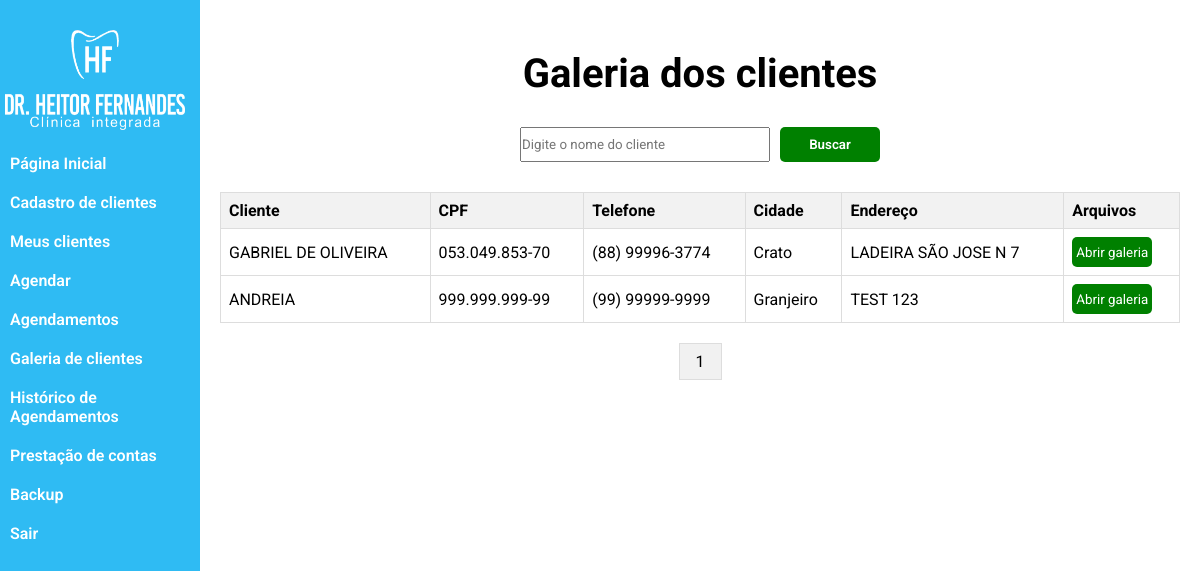
Before: /views/admin/galeria.php (signed in) with the older database file.
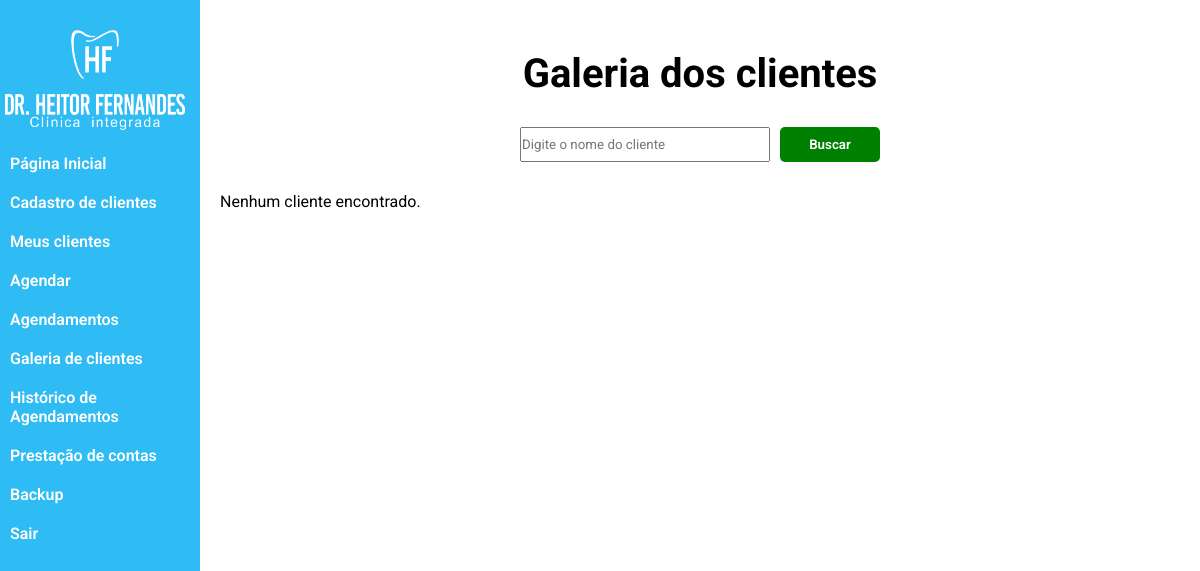
After: the same page with the newer database file.
### tables this page shows
CREATE TABLE `clientes` (
  `id` int(11) NOT NULL,
  `nome_completo` varchar(100) NOT NULL,
  `cpf` text DEFAULT NULL,
  `genero` varchar(10) DEFAULT NULL,
  `telefone` varchar(15) DEFAULT NULL,
  `email` varchar(100) DEFAULT NULL,
  `endereco_rua` varchar(255) DEFAULT NULL,
  `endereco_cidade` varchar(100) DEFAULT NULL,
  `endereco_estado` varchar(50) DEFAULT NULL,
  `endereco_cep` varchar(15) DEFAULT NULL,
  `historico_medico` text DEFAULT NULL
);

### views/admin/galeria.php (the view, shortened to what this page needs)
<?php
$conn = conectarAoBanco();
$registrosPorPagina = 8;
$paginaAtual = isset($_GET['pagina']) ? $_GET['pagina'] : 1;
$offset = ($paginaAtual - 1) * $registrosPorPagina;
$sqlTotalAgendamentos = "SELECT COUNT(*) as total from clientes";
$resultTotalAgendamentos = $conn->query($sqlTotalAgendamentos);
$totalClientes = $resultTotalAgendamentos->fetch_assoc()['total'];
$resultadosClientes = array();
if ($_SERVER["REQUEST_METHOD"] == "POST") {
    $nome = $_POST["nome_cliente"];
    if (!empty($nome)) {
        $sqlClientes = "SELECT * FROM clientes WHERE nome_completo LIKE '%$nome%' LIMIT $registrosPorPagina OFFSET $offset";
    } else {
        $sqlClientes = "SELECT * FROM clientes LIMIT $registrosPorPagina OFFSET $offset";
    }
} else {
    $sqlClientes = "SELECT * FROM clientes LIMIT $registrosPorPagina OFFSET $offset";
}
$resultClientes = $conn->query($sqlClientes);
if ($resultClientes !== false && $resultClientes->num_rows > 0) {
    while ($rowClientes = $resultClientes->fetch_assoc()) {
        $resultadosClientes[] = $rowClientes;
    }
}
?>
<!DOCTYPE html>
<html lang="en">
<head>
    <link rel="stylesheet" href="../../assets/css/sidebar.css">
    <link rel="stylesheet" href="../../assets/css/clientes.css">
    <link rel="stylesheet" href="../../assets/css/homeAdmin.css">
</head>
<body>
<div class="container">
<div class="test">
    <div class="sidebar">
        <img src="../../assets/img/logo-sidebar.png" alt="">
        <ul>
        <li><a href="../../views/admin/home.php">Página Inicial</a></li>
            <li><a href="../../views/admin/cadastroClientes.php">Cadastro de clientes</a></li>
            <li><a href="../../views/admin/listClientes.php">Meus clientes</a></li>
            <li><a href="../../views/admin/clientes.php">Agendar</a></li>
            <li><a href="../../views/admin/listAgendamentos.php">Agendamentos</a></li>
            <li><a href="../../views/admin/galeria.php">Galeria de clientes</a></li>
            <li><a href="../../views/admin/historicoAgendamentos.php">Histórico de Agendamentos</a></li>
            <li><a href="../../views/admin/saldo.php">Prestação de contas</a></li>
            <li><a href="../../views/admin/backup.php">Backup</a></li>
            <li><a href="../../assets/php/logout.php">Sair</a></li>
        </ul>
    </div>
</div>
    <div class="content">
        <h2>Galeria dos clientes</h2>
        <form method="post" action="<?php echo htmlspecialchars($_SERVER["PHP_SELF"]);?>">
            <input type="text" name="nome_cliente" placeholder ="Digite o nome do cliente">
            <input type="submit" value="Buscar">
        </form>
        <?php
        if (!empty($resultadosClientes)) {
            echo "<table>";
            echo "<tr><th>Cliente</th><th>CPF</th><th>Telefone</th><th>Cidade</th><th>Endereço</th><th>Arquivos</th></tr>";
            foreach ($resultadosClientes as $cliente) {
                echo "<tr>";
                echo "<td>" . $cliente["nome_completo"] . "</td>";
                echo "<td>" . $cliente["cpf"] . "</td>";
                echo "<td>" . $cliente["telefone"] . "</td>";
                echo "<td>" . $cliente["endereco_cidade"] . "</td>";
                echo "<td>" . $cliente["endereco_rua"] . "</td>";
                echo "<td><button class='agendar' data-id='" . $cliente["id"] . "'>Abrir galeria</button></td>";
                echo "</tr>";
            }
            echo "</table>";
            $totalPaginas = ceil($totalClientes/ $registrosPorPagina);
            echo "<div class='pagination'>";
            for ($i = 1; $i <= $totalPaginas; $i++) {
                echo "<a href='?pagina=$i' class='paginacao'>$i</a> ";
            }
            echo "</div>";
        } else {
            echo "Nenhum cliente encontrado.";
        }
        ?>
    </div>
</div>
</body>
</html>

Changed rows visible on the page:
removed clientes: nome_completo "GABRIEL DE OLIVEIRA", cpf "053.049.853-70", telefone "(88) 99996-3774", endereco_cidade "Crato", endereco_rua "LADEIRA SÃO JOSE N 7"
removed clientes: nome_completo "ANDREIA", cpf "999.999.999-99", telefone "(99) 99999-9999", endereco_cidade "Granjeiro", endereco_rua "TEST 123"
Other visible differences:
text no longer shown: "Cliente CPF Telefone Cidade Endereço Arquivos"
text now shown: "Nenhum cliente encontrado."
list line gone: "1"
